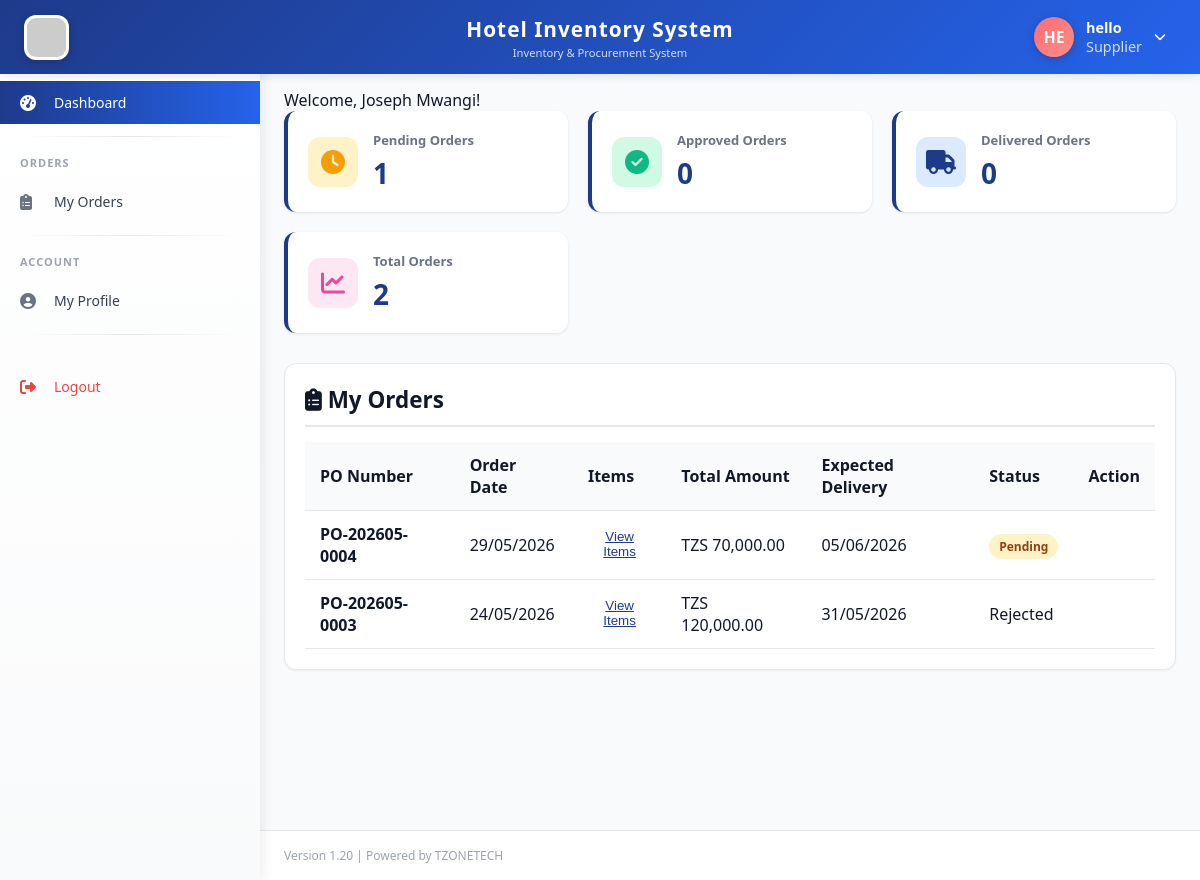
The app's page /supplier/dashboard.php (signed in), older data.
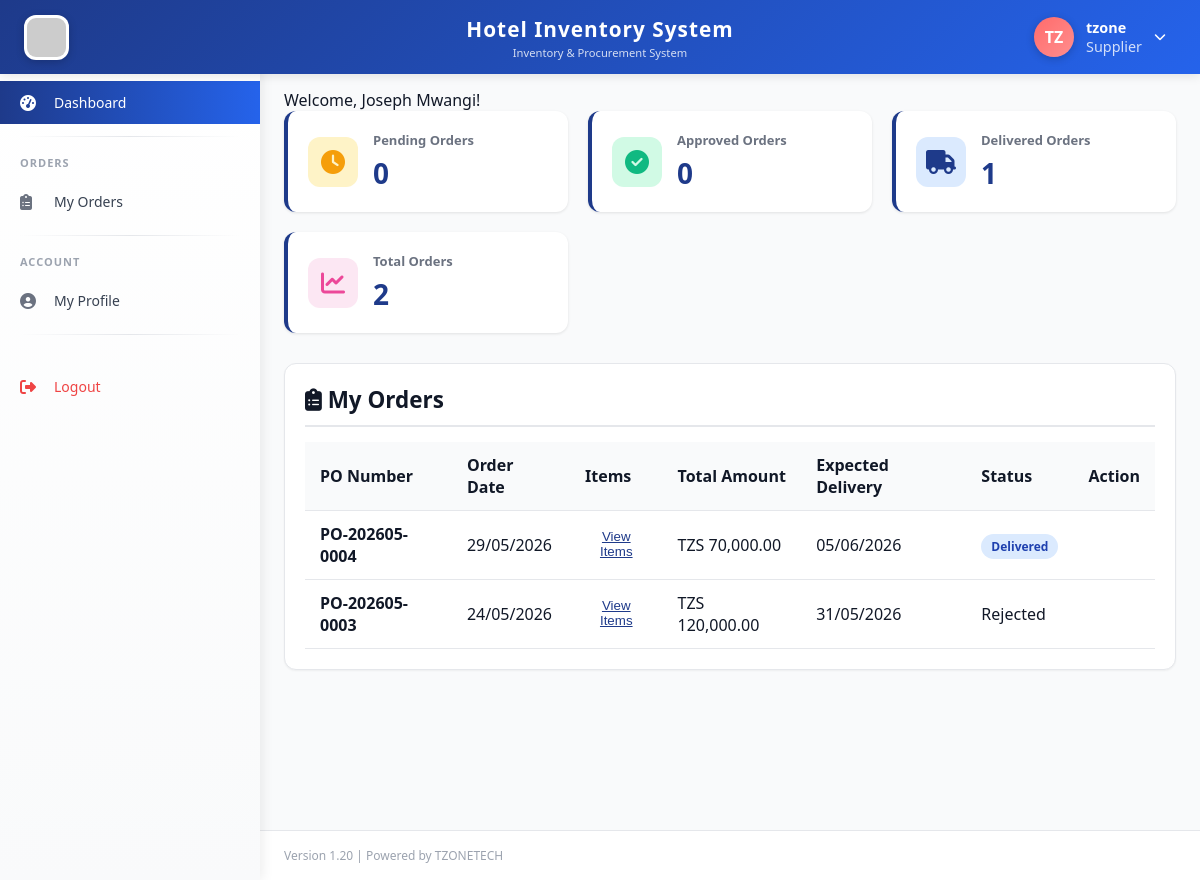
The same page, newer data.
### tables this page shows
CREATE TABLE `users` (
  `id` int(11) NOT NULL,
  `fullname` varchar(100) NOT NULL,
  `username` varchar(50) NOT NULL,
  `password` varchar(255) NOT NULL,
  `email` varchar(100) NOT NULL,
  `phone` varchar(20) DEFAULT NULL,
  `role_id` int(11) NOT NULL,
  `status` enum('active','inactive') DEFAULT 'active',
  `created_at` timestamp NOT NULL DEFAULT current_timestamp(),
  `phone_verified` tinyint(4) DEFAULT 0,
  `reset_token` varchar(100) DEFAULT NULL,
  `reset_expires` datetime DEFAULT NULL,
  `profile_picture` varchar(255) DEFAULT NULL,
  `updated_at` timestamp NOT NULL DEFAULT current_timestamp() ON UPDATE current_timestamp()
);

CREATE TABLE `purchase_orders` (
  `id` int(11) NOT NULL,
  `po_number` varchar(50) NOT NULL,
  `supplier_id` int(11) NOT NULL,
  `order_date` date NOT NULL,
  `expected_delivery` date DEFAULT NULL,
  `total_amount` decimal(12,2) DEFAULT 0.00,
  `status` enum('pending','approved','rejected','delivered','confirmed') DEFAULT 'pending',
  `created_by` int(11) NOT NULL,
  `approved_by` int(11) DEFAULT NULL,
  `approved_at` datetime DEFAULT NULL,
  `notes` text DEFAULT NULL,
  `rejection_reason` text DEFAULT NULL,
  `created_at` timestamp NOT NULL DEFAULT current_timestamp()
);

### supplier/dashboard.php (the view, shortened to what the changed rows need)
<?php
require_once '../includes/auth_check.php';
$supplier_id = $_SESSION['supplier_id'] ?? $_SESSION['user_id'];
$sql = "SELECT po.*, u.fullname as created_by_name
        FROM purchase_orders po
        JOIN users u ON po.created_by = u.id
        WHERE po.supplier_id = ?
        ORDER BY po.created_at DESC";
$stmt = $db->prepare($sql);
$stmt->bind_param("i", $supplier_id);
$stmt->execute();
$result = $stmt->get_result();
$orders = $result->fetch_all(MYSQLI_ASSOC);
$pending_count = 0;
$delivered_count = 0;
foreach ($orders as $order) {
    if ($order['status'] == 'pending') $pending_count++;
    if ($order['status'] == 'delivered') $delivered_count++;
}
include '../templates/header.php';
?>
<div class="main-content">
    <div class="stats-grid">
        <div class="stat-card">
            <div class="stat-info">
                <h3>Pending Orders</h3>
                <div class="stat-number"><?php echo $pending_count; ?></div>
            </div>
        </div>
        <div class="stat-card">
            <div class="stat-info">
                <h3>Delivered Orders</h3>
                <div class="stat-number"><?php echo $delivered_count; ?></div>
            </div>
        </div>
    </div>
    <div class="card">
        <div class="card-body">
            <div class="table-responsive">
                <table class="data-table">
                    <thead>
                        <tr>
                            <th>PO Number</th>
                            <th>Order Date</th>
                            <th>Items</th>
                            <th>Total Amount</th>
                            <th>Expected Delivery</th>
                            <th>Status</th>
                            <th>Action</th>
                        </tr>
                    </thead>
                    <tbody>
                        <?php if(count($orders) > 0): ?>
                            <?php foreach($orders as $order): ?>
                                <tr id="order-<?php echo $order['id']; ?>">
                                    <td><strong><?php echo $order['po_number']; ?></strong></td>
                                    <td><?php echo date('d/m/Y', strtotime($order['order_date'])); ?></td>
                                    <td>
                                        <button onclick="viewItems(<?php echo $order['id']; ?>)" class="btn-link">
                                            View Items
                                        </button>
                                    </td>
                                    <td>TZS <?php echo number_format($order['total_amount'], 2); ?></td>
                                    <td><?php echo $order['expected_delivery'] ? date('d/m/Y', strtotime($order['expected_delivery'])) : 'Not set'; ?></td>
                                    <td>
                                        <span class="status-<?php echo $order['status']; ?>">
                                            <?php echo ucfirst($order['status']); ?>
                                        </span>
                                    </td>
                                    <td>
                                     </td
                                </tr>
                            <?php endforeach; ?>
                        <?php else: ?>
                            <tr>
                                <td colspan="7" class="text-center">No orders found</td
                            </tr>
                        <?php endif; ?>
                    </tbody>
                </table>
            </div>
        </div>
    </div>
</div>
<?php include '../templates/footer.php'; ?>

### templates/header.php (shortened to what the changed rows need)
<!DOCTYPE html>
<html lang="en">
<head>
    <link rel="stylesheet" href="https://cdnjs.cloudflare.com/ajax/libs/font-awesome/6.4.0/css/all.min.css">
    <link rel="stylesheet" href="<?php echo APP_URL; ?>/assets/css/style.css">
</head>
<body>
    <div class="top-header">
        <div class="header-right">
            <div class="user-info" id="userInfoBtn">
                <div class="user-avatar-circle" id="userAvatar">
                    <?php
                    $user_id = $_SESSION['user_id'] ?? 0;
                    $profile_pic = '';
                    $fullname = $_SESSION['fullname'] ?? 'User';
                    $profile_pic_url = '';
                    if ($user_id > 0 && isset($db)) {
                        $pic_sql = "SELECT profile_picture, fullname, username FROM users WHERE id = ?";
                        $pic_stmt = $db->prepare($pic_sql);
                        $pic_stmt->bind_param("i", $user_id);
                        $pic_stmt->execute();
                        $pic_result = $pic_stmt->get_result();
                        if ($pic_row = $pic_result->fetch_assoc()) {
                            $profile_pic = $pic_row['profile_picture'];
                            $fullname = $pic_row['fullname'];
                            if (!empty($profile_pic)) {
                                $profile_pic_url = APP_URL . '../uploads/profile_pictures/' . $profile_pic;
                                $doc_root = $_SERVER['DOCUMENT_ROOT'];
                                $file_path = $doc_root . '/hotel_inventory_system/uploads/profile_pictures/' . $profile_pic;
                                if (!file_exists($file_path)) {
                                    $file_path = $doc_root . '../uploads/profile_pictures/' . $profile_pic;
                                    if (!file_exists($file_path)) {
                                        $profile_pic_url = '';
                                    }
                                }
                            }
                        }
                    }
                    if ($profile_pic_url && !empty($profile_pic)):
                    ?>
                        <img src="<?php echo $profile_pic_url; ?>?t=<?php echo time(); ?>" alt="Profile" id="headerProfileImg" onerror="this.style.display='none'; this.parentElement.innerHTML='<?php
                            $name_parts = explode(' ', $fullname);
                            $initial = strtoupper(substr($name_parts[0], 0, 1));
                            if (isset($name_parts[1])) {
                                $initial .= strtoupper(substr($name_parts[1], 0, 1));
                            } else if (strlen($name_parts[0]) > 1) {
                                $initial .= strtoupper(substr($name_parts[0], 1, 1));
                            } else {
                                $initial .= strtoupper(substr($fullname, 0, 1));
                            }
                            echo $initial;
                        ?>'">
                    <?php else:
                        $name_parts = explode(' ', $fullname);
                        $initial = strtoupper(substr($name_parts[0], 0, 1));
                        if (isset($name_parts[1])) {
                            $initial .= strtoupper(substr($name_parts[1], 0, 1));
                        } else if (strlen($name_parts[0]) > 1) {
                            $initial .= strtoupper(substr($name_parts[0], 1, 1));
                        } else {
                            $initial .= strtoupper(substr($fullname, 0, 1));
                        }
                    ?>
                        <span id="headerInitials"><?php echo $initial; ?></span>
                    <?php endif; ?>
                </div>
                <div class="user-details">
                    <span class="user-name" id="headerUserName"><?php echo htmlspecialchars($fullname); ?></span>
                    <span class="user-role"><?php echo $_SESSION['role'] ?? 'Guest'; ?></span>
                </div>
            </div>
        </div>
    </div>

Row changes from the older to the newer data that the page shows:
changed users: fullname "HE" → "TZ"; fullname "hello" → "tzone"
changed purchase_orders "PO-202605-0004": status "Pending" → "Delivered"
Text that changed along with them:
$pending_count: "1" → "0"
$delivered_count: "0" → "1"
